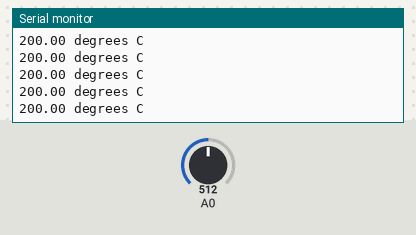
The sketch below on a simulated Arduino Uno, built with avr-gcc and run on an emulated ATmega328P. Parts: the last lines printed to the serial monitor. Inputs (shaded band) come from the test bench; at power-on: A0 = 512.

Above: at 1.2 s.
1.3 s: A0 set to 323
At 2.3 s:
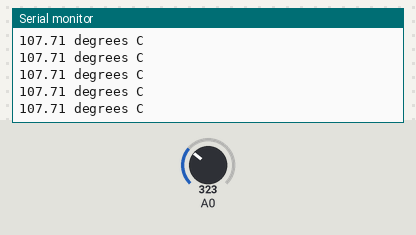
4.3 s: A0 set to 291
At 5.2 s:
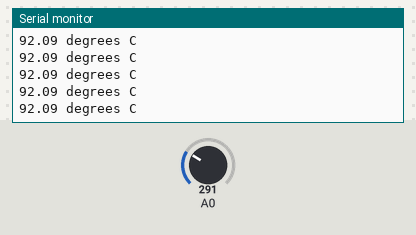
Timing chart, 0 to 7.3 s (numbered marks = the images above; inputs shaded):
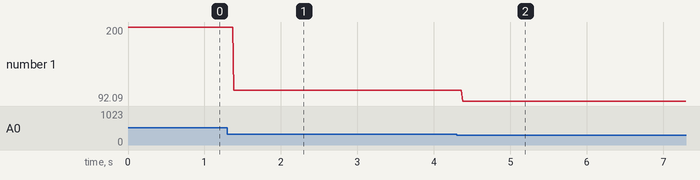

Measured:
- after the input at 1.3 s, the serial monitor: prints a new line after 0.09 s (image 1)
- after the input at 4.3 s, the serial monitor: prints a new line after 0.08 s (image 2)
- plotted number 1: 200 → 107.71 after the input at 1.3 s, 107.71 → 92.09 after the input at 4.3 s

The sketch:

thermometer.ino
```cpp
void setup() {
  // put your setup code here, to run once:
Serial.begin(9600);
}

void loop() {
  // put your main code here, to run repeatedly:
float val = analogRead(A0);
val=val*5.0/1024.0;
double temp = (val-.5)*100.0;

Serial.print(temp);
Serial.println(" degrees C");

}
```
